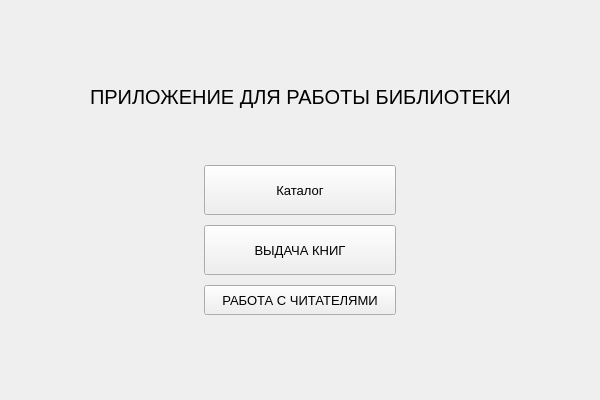
<?xml version="1.0" encoding="UTF-8"?>
<ui version="4.0">
 <class>Form</class>
 <widget class="QWidget" name="Form">
  <property name="geometry">
   <rect>
    <x>0</x>
    <y>0</y>
    <width>600</width>
    <height>400</height>
   </rect>
  </property>
  <property name="sizePolicy">
   <sizepolicy hsizetype="Minimum" vsizetype="Minimum">
    <horstretch>0</horstretch>
    <verstretch>0</verstretch>
   </sizepolicy>
  </property>
  <property name="minimumSize">
   <size>
    <width>600</width>
    <height>400</height>
   </size>
  </property>
  <property name="windowTitle">
   <string>Form</string>
  </property>
  <property name="styleSheet">
   <string notr="true">#Form
{
border-image: url(:/newPrefix/wallpaper.png);
}</string>
  </property>
  <layout class="QHBoxLayout" name="horizontalLayout">
   <item>
    <layout class="QVBoxLayout" name="verticalLayout">
     <item>
      <spacer name="verticalSpacer_4">
       <property name="orientation">
        <enum>Qt::Vertical</enum>
       </property>
       <property name="sizeHint" stdset="0">
        <size>
         <width>20</width>
         <height>40</height>
        </size>
       </property>
      </spacer>
     </item>
     <item>
      <layout class="QHBoxLayout" name="horizontalLayout_2">
       <item>
        <spacer name="horizontalSpacer_2">
         <property name="orientation">
          <enum>Qt::Horizontal</enum>
         </property>
         <property name="sizeHint" stdset="0">
          <size>
           <width>40</width>
           <height>20</height>
          </size>
         </property>
        </spacer>
       </item>
       <item>
        <widget class="QLabel" name="label">
         <property name="font">
          <font>
           <pointsize>15</pointsize>
          </font>
         </property>
         <property name="styleSheet">
          <string notr="true"/>
         </property>
         <property name="text">
          <string>ПРИЛОЖЕНИЕ ДЛЯ РАБОТЫ БИБЛИОТЕКИ</string>
         </property>
        </widget>
       </item>
       <item>
        <spacer name="horizontalSpacer">
         <property name="orientation">
          <enum>Qt::Horizontal</enum>
         </property>
         <property name="sizeHint" stdset="0">
          <size>
           <width>40</width>
           <height>20</height>
          </size>
         </property>
        </spacer>
       </item>
      </layout>
     </item>
     <item>
      <spacer name="verticalSpacer">
       <property name="orientation">
        <enum>Qt::Vertical</enum>
       </property>
       <property name="sizeType">
        <enum>QSizePolicy::Minimum</enum>
       </property>
       <property name="sizeHint" stdset="0">
        <size>
         <width>10</width>
         <height>50</height>
        </size>
       </property>
      </spacer>
     </item>
     <item>
      <layout class="QGridLayout" name="gridLayout">
       <property name="spacing">
        <number>10</number>
       </property>
       <item row="3" column="1">
        <widget class="QPushButton" name="give_books">
         <property name="sizePolicy">
          <sizepolicy hsizetype="Expanding" vsizetype="Expanding">
           <horstretch>0</horstretch>
           <verstretch>0</verstretch>
          </sizepolicy>
         </property>
         <property name="minimumSize">
          <size>
           <width>180</width>
           <height>50</height>
          </size>
         </property>
         <property name="maximumSize">
          <size>
           <width>450</width>
           <height>80</height>
          </size>
         </property>
         <property name="font">
          <font>
           <pointsize>10</pointsize>
           <weight>50</weight>
           <italic>false</italic>
           <bold>false</bold>
           <underline>false</underline>
           <strikeout>false</strikeout>
           <stylestrategy>PreferDefault</stylestrategy>
           <kerning>true</kerning>
          </font>
         </property>
         <property name="cursor">
          <cursorShape>PointingHandCursor</cursorShape>
         </property>
         <property name="text">
          <string>ВЫДАЧА КНИГ</string>
         </property>
        </widget>
       </item>
       <item row="4" column="2">
        <spacer name="horizontalSpacer_4">
         <property name="orientation">
          <enum>Qt::Horizontal</enum>
         </property>
         <property name="sizeHint" stdset="0">
          <size>
           <width>30</width>
           <height>20</height>
          </size>
         </property>
        </spacer>
       </item>
       <item row="4" column="1">
        <widget class="QPushButton" name="work">
         <property name="sizePolicy">
          <sizepolicy hsizetype="Expanding" vsizetype="Expanding">
           <horstretch>0</horstretch>
           <verstretch>0</verstretch>
          </sizepolicy>
         </property>
         <property name="minimumSize">
          <size>
           <width>180</width>
           <height>30</height>
          </size>
         </property>
         <property name="maximumSize">
          <size>
           <width>450</width>
           <height>50</height>
          </size>
         </property>
         <property name="sizeIncrement">
          <size>
           <width>5</width>
           <height>5</height>
          </size>
         </property>
         <property name="baseSize">
          <size>
           <width>0</width>
           <height>0</height>
          </size>
         </property>
         <property name="font">
          <font>
           <pointsize>10</pointsize>
          </font>
         </property>
         <property name="cursor">
          <cursorShape>PointingHandCursor</cursorShape>
         </property>
         <property name="styleSheet">
          <string notr="true">bakground-color: rgb(148, 83, 148);</string>
         </property>
         <property name="text">
          <string>РАБОТА С ЧИТАТЕЛЯМИ</string>
         </property>
        </widget>
       </item>
       <item row="2" column="1">
        <widget class="QPushButton" name="find_books">
         <property name="sizePolicy">
          <sizepolicy hsizetype="Expanding" vsizetype="Expanding">
           <horstretch>0</horstretch>
           <verstretch>0</verstretch>
          </sizepolicy>
         </property>
         <property name="minimumSize">
          <size>
           <width>180</width>
           <height>50</height>
          </size>
         </property>
         <property name="maximumSize">
          <size>
           <width>450</width>
           <height>80</height>
          </size>
         </property>
         <property name="font">
          <font>
           <pointsize>10</pointsize>
           <weight>50</weight>
           <italic>false</italic>
           <bold>false</bold>
           <underline>false</underline>
           <strikeout>false</strikeout>
           <stylestrategy>PreferDefault</stylestrategy>
           <kerning>true</kerning>
          </font>
         </property>
         <property name="cursor">
          <cursorShape>PointingHandCursor</cursorShape>
         </property>
         <property name="text">
          <string>Каталог</string>
         </property>
        </widget>
       </item>
       <item row="2" column="0">
        <spacer name="horizontalSpacer_3">
         <property name="orientation">
          <enum>Qt::Horizontal</enum>
         </property>
         <property name="sizeHint" stdset="0">
          <size>
           <width>40</width>
           <height>20</height>
          </size>
         </property>
        </spacer>
       </item>
      </layout>
     </item>
     <item>
      <spacer name="verticalSpacer_3">
       <property name="orientation">
        <enum>Qt::Vertical</enum>
       </property>
       <property name="sizeType">
        <enum>QSizePolicy::MinimumExpanding</enum>
       </property>
       <property name="sizeHint" stdset="0">
        <size>
         <width>20</width>
         <height>40</height>
        </size>
       </property>
      </spacer>
     </item>
    </layout>
   </item>
  </layout>
 </widget>
 <resources/>
 <connections/>
</ui>
